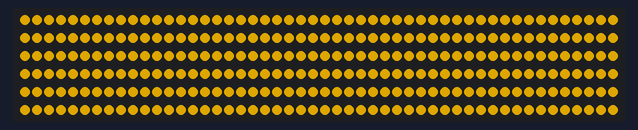
Recording of a sketch running on a simulated Arduino Uno, built with avr-gcc and run on an emulated ATmega328P. Parts: 300 RGB LEDs in strip order, left to right, continuing on the next row. Dim RGB values are drawn brighter than linear; random numbers use the default seed unless the sketch sets one.

Above: at 0.18 s.

The sketch:

lightAnimationLamp.ino
```cpp
#include <Adafruit_NeoPixel.h>

#define LED_PIN    6
#define LED_COUNT  300     // Number of NeoPixels in my strip

Adafruit_NeoPixel strip(LED_COUNT, LED_PIN, NEO_GRB + NEO_KHZ800);

// === SETTINGS ===
float minBreathBrightness = 0.2; // 30% minimum breathing brightness
float maxBreathBrightness = 1.0; // 100% maximum breathing brightness
unsigned long yearDuration = 5000; // Change this according to how long I want the interaction to last

unsigned long lastYearChange = 0;
int currentYearIndex = 0;

// Breathing speeds mapped from the Material Footprint data (1970-2024) (that csv file)
float breathSpeeds[] = {
  0.002271, 0.002241, 0.002389, 0.002390, 0.002179, 0.002371, 0.002463, 0.002519,
  0.002540, 0.002580, 0.002517, 0.002459, 0.002447, 0.002454, 0.002561, 0.002642,
  0.002648, 0.002718, 0.002777, 0.002790, 0.002897, 0.002902, 0.002949, 0.002970,
  0.003057, 0.003104, 0.003142, 0.003167, 0.003251, 0.003252, 0.003340, 0.003277,
  0.003275, 0.003348, 0.003389, 0.003466, 0.003479, 0.003494, 0.003460, 0.003374,
  0.003482, 0.003499, 0.003463, 0.003524, 0.003552, 0.003822, 0.004104, 0.004257,
  0.004415, 0.004170, 0.005036, 0.005421, 0.005285, 0.005385, 0.005334, 0.005696,
  0.005543, 0.005647, 0.005592
};
const int totalYears = sizeof(breathSpeeds) / sizeof(breathSpeeds[0]);

// Defining the shades of amber color progression (mapped for 1970-2024)
uint32_t yearColors[] = {
  strip.Color(255, 191, 0), strip.Color(255, 190, 0), strip.Color(255, 185, 0),
  strip.Color(255, 180, 0), strip.Color(255, 175, 0), strip.Color(255, 170, 0),
  strip.Color(255, 165, 0), strip.Color(255, 160, 0), strip.Color(255, 155, 0),
  strip.Color(255, 150, 0), strip.Color(255, 145, 0), strip.Color(255, 140, 0),
  strip.Color(255, 135, 0), strip.Color(255, 130, 0), strip.Color(255, 125, 0),
  strip.Color(255, 120, 0), strip.Color(255, 115, 0), strip.Color(255, 110, 0),
  strip.Color(255, 105, 0), strip.Color(255, 100, 0), strip.Color(255,  95, 0),
  strip.Color(255,  90, 0), strip.Color(255,  85, 0), strip.Color(255,  80, 0),
  strip.Color(255,  75, 0), strip.Color(255,  70, 0), strip.Color(255,  65, 0),
  strip.Color(255,  60, 0), strip.Color(255,  55, 0), strip.Color(255,  50, 0),
  strip.Color(255,  45, 0), strip.Color(255,  40, 0), strip.Color(255,  35, 0),
  strip.Color(255,  30, 0), strip.Color(255,  25, 0), strip.Color(255,  20, 0),
  strip.Color(255,  15, 0), strip.Color(255,  10, 0), strip.Color(255,   5, 0),
  strip.Color(255,   0, 0), strip.Color(250,   0, 0), strip.Color(245,   0, 0),
  strip.Color(240,   0, 0), strip.Color(235,   0, 0), strip.Color(230,   0, 0),
  strip.Color(225,   0, 0), strip.Color(220,   0, 0), strip.Color(215,   0, 0),
  strip.Color(210,   0, 0), strip.Color(205,   0, 0), strip.Color(200,   0, 0),
  strip.Color(195,   0, 0), strip.Color(190,   0, 0), strip.Color(185,   0, 0),
  strip.Color(180,   0, 0)
};

void setup() {
  strip.begin();
  strip.show();
  strip.setBrightness(255);
  lastYearChange = millis();
}

void loop() {
  unsigned long currentMillis = millis();

  if (currentMillis - lastYearChange >= yearDuration) {
    currentYearIndex++;
    if (currentYearIndex >= totalYears) {
      finalFlickerAndOff();
      return;
    }
    lastYearChange = currentMillis;
  }

  float breathSpeed = breathSpeeds[currentYearIndex];
  float breathPhase = sin(currentMillis * breathSpeed);
  float normalizedBreath = (breathPhase + 1.0) / 2.0;
  float breathBrightness = minBreathBrightness + (maxBreathBrightness - minBreathBrightness) * normalizedBreath;

  bool fireFlickerActive = (currentYearIndex >= 46); // 2016 index
  if (fireFlickerActive && random(0, 100) < 5) {
    breathBrightness *= random(90, 110) / 100.0;
  }

  uint8_t r = (uint8_t)(((yearColors[currentYearIndex] >> 16) & 0xFF) * breathBrightness); //pushing this into this sequence to come up with a code
  uint8_t g = (uint8_t)(((yearColors[currentYearIndex] >> 8) & 0xFF) * breathBrightness);
  uint8_t b = (uint8_t)((yearColors[currentYearIndex] & 0xFF) * breathBrightness);

  for (int i = 0; i < strip.numPixels(); i++) {
    strip.setPixelColor(i, r, g, b);
  }
  strip.show();

  delay(20);
}

void finalFlickerAndOff() // I AM NOT HAPPY WITH THIS BUT WHATEVER
{
  for (int i = 0; i < 10; i++) {
    int flickerBrightness = random(30, 255);
    for (int j = 0; j < strip.numPixels(); j++) {
      strip.setPixelColor(j, flickerBrightness, flickerBrightness * 0.5, 0);
    }
    strip.show();
    delay(random(30, 100));
  }
  strip.clear();
  strip.show();
  delay(2000);

  // Reset to beginning after blackout (for now before attaching the sensor to turn it on)
  currentYearIndex = 0;
  lastYearChange = millis();
}
```
